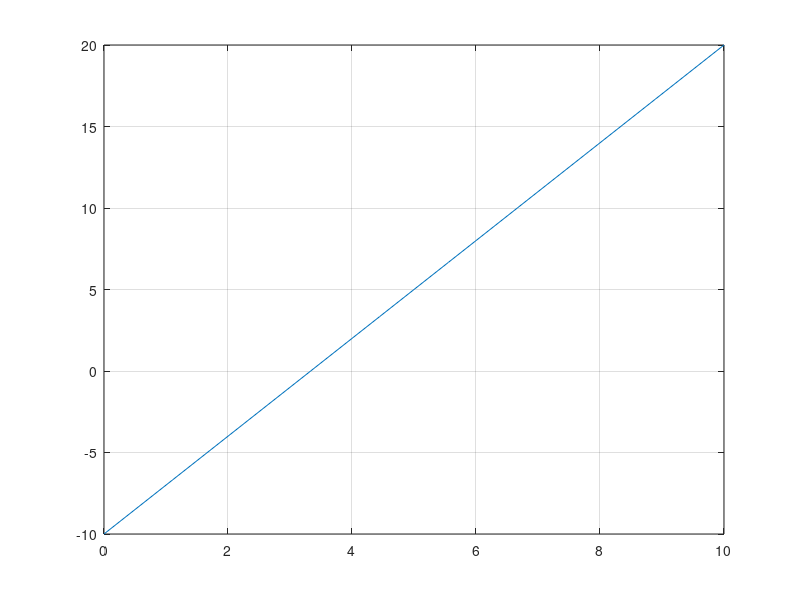

Write the MATLAB code that produced this figure. (Note: this script raises an error after producing the figure.)
x = linspace(0, 10, 10);
y = 3*x - 10;
clf
plot(x,y)
grid
pause(1)

randinit
k=randi([2 length(x)-2], 5, 1)
y(k) = y(k) + randn(size(k'))*00 + rand(size(k'))*10;
% y(4) = 15;
plot(x,y, 'ro', 'MarkerFaceColor', 'r', 'MarkerSize', 8)
[m,c]=regres(x,y)
hold on
plot(x, m*x+c, 'b--')

[th,inliers] = ransac(@linefit, [x; y], 1e-3)

plot(x, th(1)*x+th(2), 'k')

grid
ylabel('$y = 3x-10$', 'Interpreter', 'latex', 'Fontsize', 16)
xlabel('$x$', 'Interpreter', 'latex', 'Fontsize', 16)
h = legend('data', 'least squares', 'RANSAC', 'Location', 'southeast')
h.FontSize = 14;

rvcprint('thicken', 1.5)